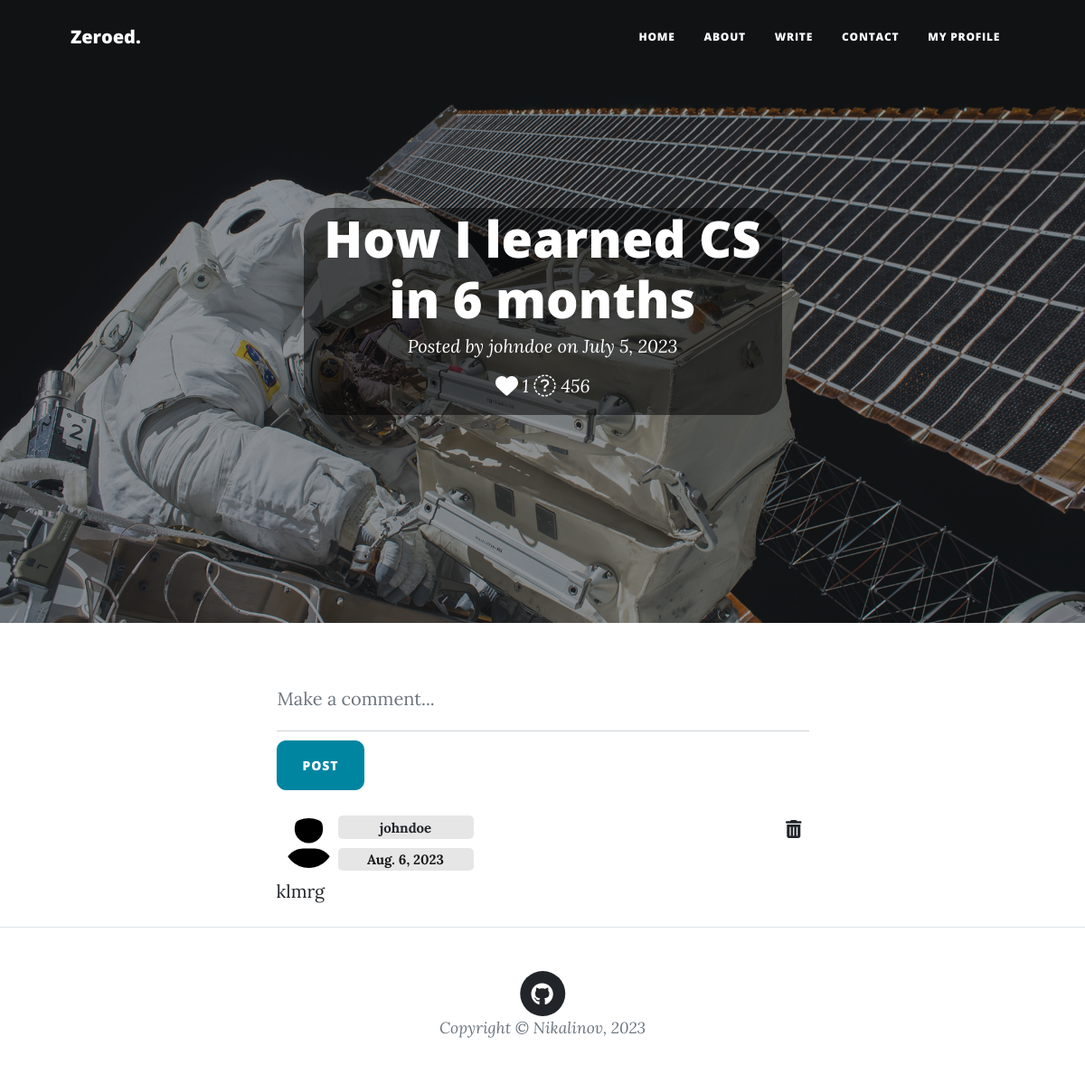
The page /feed/blog/8/add-comment (signed in) on the database as committed earlier.
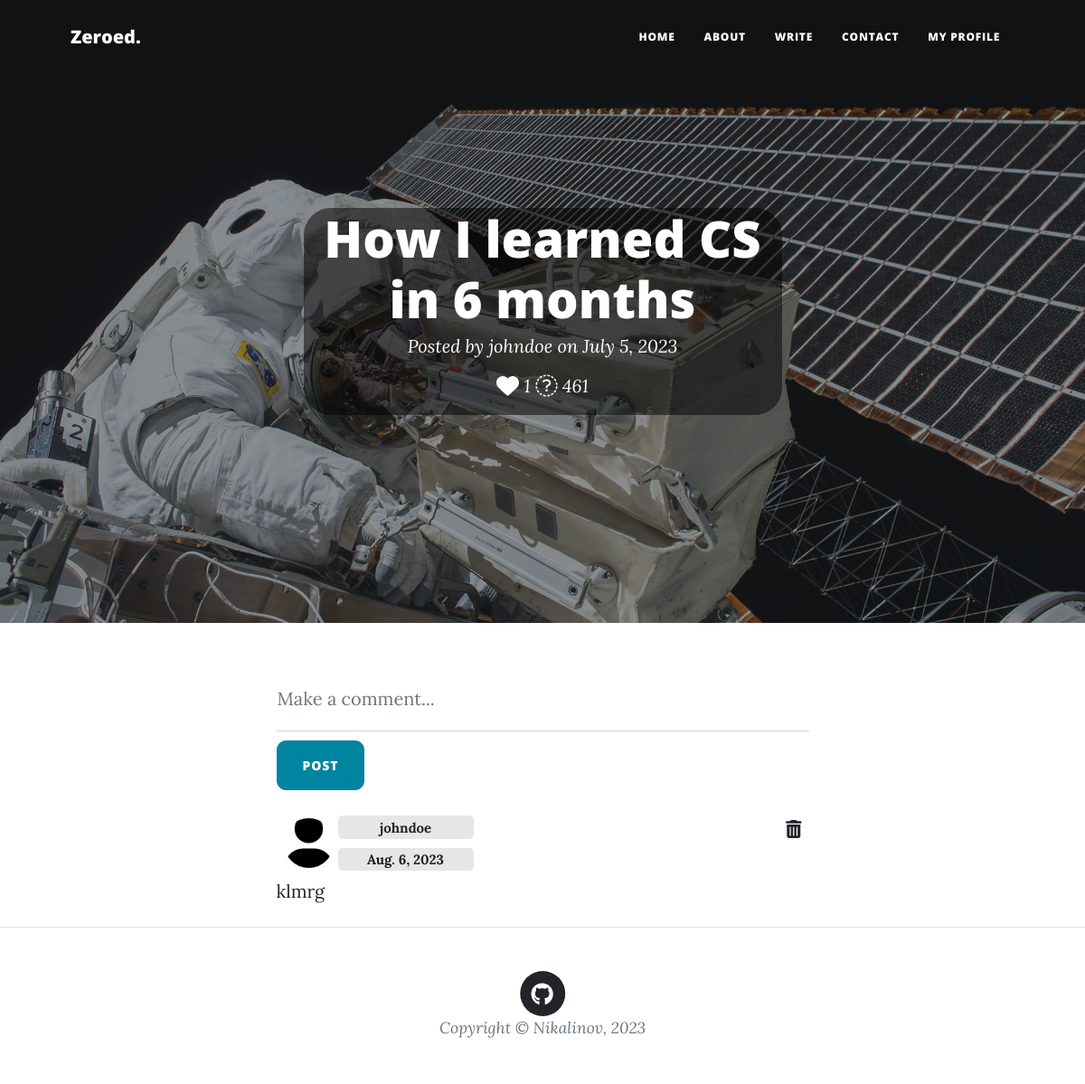
The same page on the database as committed later.
### feed/models.py (models this page shows, shortened)
class Blog(models.Model):
    title = models.CharField(max_length=200, null=True)
    author = models.ForeignKey(
        User,
        on_delete=models.RESTRICT,
        blank=True,
        null=True,
    )
    post_date = models.DateField(default=now)
    content_type = models.ManyToManyField(ContentType)
    language = models.ForeignKey(Language, on_delete=models.RESTRICT, null=True)
    content = QuillField()
    upvoters = models.ManyToManyField(User, related_name='upvoters')
    views = models.IntegerField(editable=False, default=0)
    class Meta:
        ordering = ['-post_date']
    def get_rating(self):
        return len(self.upvoters.all())

### feed/views.py (the view, shortened to what this page needs)
# urls.py: path('blog/<int:blog_pk>/add-comment', views.CommentCreateView.as_view(), name='comment-add'),
class CommentCreateView(LoginRequiredMixin, CreateView):
    model = Comment
    fields = ['text']
    template_name = 'feed/blog.html'
    def get_context_data(self, **kwargs):
        context = super().get_context_data(**kwargs)
        context['blog'] = Blog.objects.get(pk=self.kwargs['blog_pk'])
        return context

### feed/templates/feed/blog.html (shortened to what the changed rows need)
{% extends 'base_generic.html' %}
{% load static %}
{% load bleach_tags %}
{% block header %}
  <header class="masthead" style="background-image: url('{% static 'feed/assets/img/post-bg.jpg' %}')">
    <div class="container position-relative px-4 px-lg-5">
      <div class="row gx-4 gx-lg-5 justify-content-center">
        <div class="col-md-10 col-lg-8 col-xl-7">
          <div class="site-heading">
            <div class="page-heading">
              <div class="post-heading">
                <div class="transbox">
                  <h1>{{ blog.title }}</h1>
                  <span class="meta">Posted by
                    <a href="{% url 'profile' blog.author.pk %}">{{ blog.author }}</a> on {{ blog.post_date }}
                  </span>
                  <span class="meta" style="padding: 20px 10px">
                    {% if user.is_authenticated %}
                        <a href="{% url 'rate' blog.pk %}">
                        </a>
                    {% else %}
                      <a href="{% url 'login' %}">
                        <i class="fa-regular fa-heart fa-lg" style="color: #ffffff;" title="likes"></i>
                      </a>
                    {% endif %} {{ blog.get_rating }}
                    <i class="fa-sharp fa-light fa-eye fa-lg" style="color: #ffffff;" title="views"></i> {{ blog.views }}
                  </span>
                </div>
              </div>
            </div>
          </div>
        </div>
      </div>
    </div>
  </header>
{% endblock %}

Rows that differ between the two databases and show on the page:
changed Blog "johndoe": views "456" → "461"
